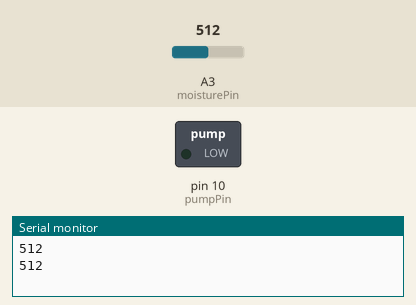
Recording of a sketch running on a simulated Arduino Uno, built with avr-gcc and run on an emulated ATmega328P. Shown: switched loads named in the sketch (green lamp = pin HIGH), the last lines printed to the serial monitor. The test bench sets the inputs (shaded band); at power-on: A3 (moisturePin) = 512.

Above: at 1.8 s.
1.9 s: A3 (moisturePin) set to 417
3.4 s: A3 (moisturePin) set to 389
At 5.2 s:
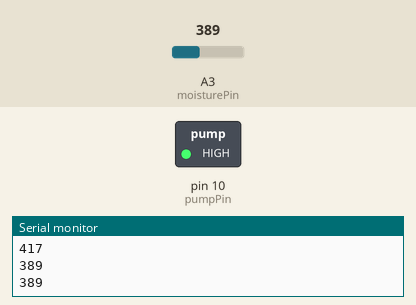
5.5 s: A3 (moisturePin) set to 684
7.2 s: A3 (moisturePin) set to 708
At 8.5 s:
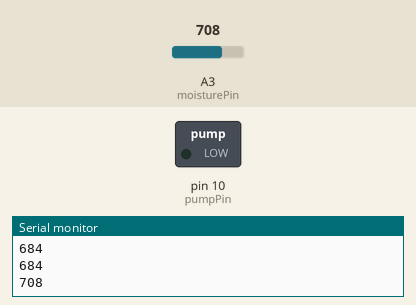
9.5 s: A3 (moisturePin) set to 390
At 11.2 s:
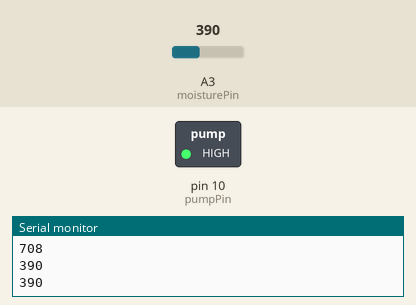
Timing chart, 0 to 12.5 s (numbered marks = the images above; inputs shaded):
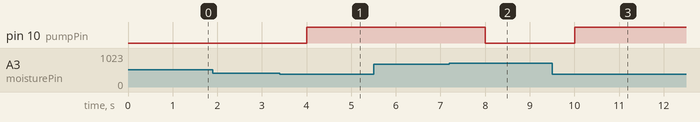

Measured:
- the behaviour switches between 400 and 399 on A3 (moisturePin) (found by bisection; images 0 and 1)
- the behaviour switches between 700 and 701 on A3 (moisturePin) (found by bisection; images 1 and 2)
- after the input at 3.4 s, pin 10 (pumpPin): LOW → HIGH after 0.60 s
- after the input at 7.2 s, pin 10 (pumpPin): HIGH → LOW after 0.80 s
- after the input at 9.5 s, pin 10 (pumpPin): LOW → HIGH after 0.50 s

The sketch:

Task5_Code.ino
```cpp
int moisturePin = A3;   // Soil moisture sensor connected to analog pin A3
int pumpPin = 10;       // Water pump connected to pin 10
int dryThreshold = 400; // Threshold for dry soil
int wetThreshold = 700; // Threshold for wet soil

void setup()
{
    pinMode(pumpPin, OUTPUT);
    Serial.begin(9600); // For debugging
}

void loop()
{
    int moistureValue = analogRead(moisturePin); // Read soil moisture value
    Serial.println(moistureValue);               // Print moisture value for debugging

    if (moistureValue < dryThreshold)
    {
        digitalWrite(pumpPin, HIGH); // Turn on pump if soil is dry
    }
    else if (moistureValue > wetThreshold)
    {
        digitalWrite(pumpPin, LOW); // Turn off pump if soil is wet
    }
    delay(1000); // Delay for stability
}
```
